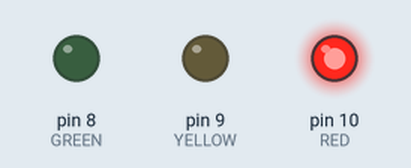
Recording of a sketch running on a simulated Arduino Uno, built with avr-gcc and run on an emulated ATmega328P. Shown: output pins drawn as LEDs (lit = HIGH).

Above: at 3.0 s.
At 10.0 s:
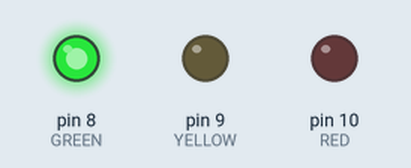
At 13.0 s:
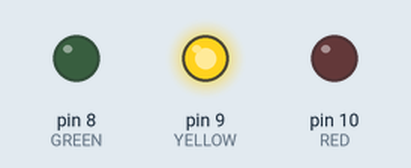
Timing chart, 0 to 18.2 s (numbered marks = the images above):
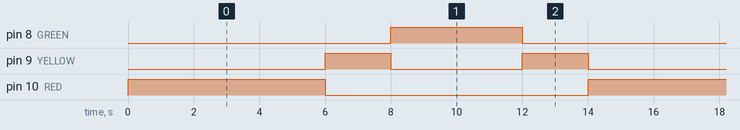

The sketch:

semaforo-arduino.ino
```cpp
const byte RED = 10; // Pino luz vermelha
const byte YELLOW = 9; // Pino luz amarela
const byte GREEN = 8; // Pino luz verde

const int REDDELAY = 6000; // Tempo de luz vermelha (em milissegundos)
const int YELLOWDELAY = 2000; //Tempo de luz amarela (em milissegundos)
const int GREENDELAY = 4000; // Tempo de luz verde (em milissegundos)

void setup(){
  pinMode(RED, OUTPUT);
  pinMode(YELLOW, OUTPUT);
  pinMode(GREEN, OUTPUT);
}

void loop(){
  digitalWrite(RED, HIGH); // Luz vermelha!
  delay(REDDELAY);
  digitalWrite(RED, LOW);

  digitalWrite(YELLOW, HIGH); // Luz amarela!
  delay(YELLOWDELAY);
  digitalWrite(YELLOW, LOW);

  digitalWrite(GREEN, HIGH); // Luz verde!
  delay(GREENDELAY);
  digitalWrite(GREEN, LOW);

  digitalWrite(YELLOW, HIGH); // Luz amarela!
  delay(YELLOWDELAY);
  digitalWrite(YELLOW, LOW);
}
```

Measured:
- by itself, pin 8 (GREEN): alternates HIGH for 4.0 s and LOW for 10.0 s
- by itself, pin 9 (YELLOW): repeats every 14.0 s: LOW 4.0 s, HIGH 2.0 s, LOW 6.0 s, HIGH 2.0 s
- by itself, pin 10 (RED): alternates HIGH for 6.0 s and LOW for 8.0 s
